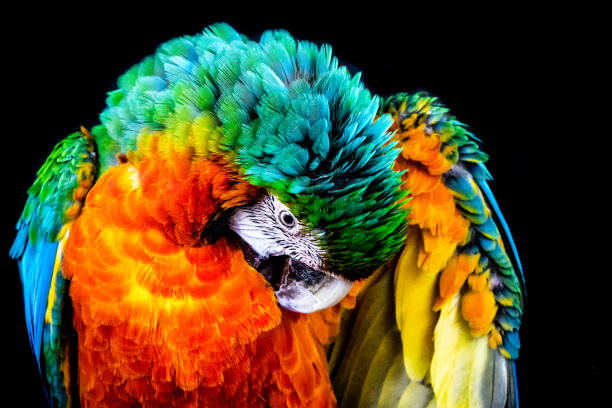
#> input picture color_identification.jpg, 612 x 408 px, found by its file name
$ python Color_Identification.py
#> lines starting #> are read from the running program, lines starting #| are printed output that depends on the picture
#!/usr/bin/env python
# coding: utf-8

# # SHIVAM YADAV
# # THE SPARKS FOUNDATION
# # Computer Vision & Internet of Things
# ## Task 2
# ## Implement an image color detector which identifies all the colors in an image or video.
# ## Dataset: colors.csv

# ### Importing the libraries

# In[2]:


import cv2
import pandas as pd
import numpy as np


# ### Importing the Image and reading it

# In[3]:


img = cv2.imread("C:\\Users\\shiva\\OneDrive\\Desktop\\Sparks Foundation\\Color Identification\color_identification.jpg")
#> img is the input picture: shape (408, 612, 3); mean B, G, R 37.9, 71.1, 81


# ### Specifying the column names for the color CSV file

# In[4]:


col_names=['color', 'color_name', 'hex', 'R', 'G', 'B']


# ### Reading the dataset

# In[5]:


df=pd.read_csv('C:\\Users\\shiva\\OneDrive\\Desktop\\Sparks Foundation\\Color Identification\\colors.csv',header=None,names=col_names)
#> (reads colors.csv from the repository)


# In[6]:


df.head(10)


# In[ ]:


r = g = b = xpos = ypos = 0  # initialization
def getRGBvalue(event, x, y, flags, param):
    global b, g, r, xpos, ypos
    xpos = x
    ypos = y
    b,g,r = img[y,x] # image is read in BGR instead of RGB by default in OpenCV
    b = int(b)  # Converting numpy Int to primitive data type Int
    g = int(g)
    r = int(r)

def colorname(B,G,R):
    leastVal = 10000
    for i in range(len(df)): # finding color with minimum deviation from the values in CSV file
        d = abs(B-int(df.loc[i,"B"])) + abs(G-int(df.loc[i,"G"])) + abs(R-int(df.loc[i,"R"]))
        if (d<=leastVal):
            leastVal = d
            cname = df.loc[i,"color_name"] + "Hex" + df.loc[i, "hex"]
    return cname

cv2.namedWindow("Image") # to denote that there will be callback events
cv2.setMouseCallback("Image",getRGBvalue) # calling the function at callback of mouse movement

while True:
    cv2.imshow("Image", img)
    cv2.rectangle(img, (20,20), (img.shape[1] - 40, 60),color=(b,g,r),thickness= -1) # filled rect
    text = colorname(b,g,r) + '   R=' + str(r) + ' G=' + str(g) + ' B=' + str(b)
    cv2.putText(img,text, (50,50),fontFace=2, fontScale=0.8, color=(255,255,255),thickness=2, lineType=cv2.FONT_HERSHEY_SIMPLEX)
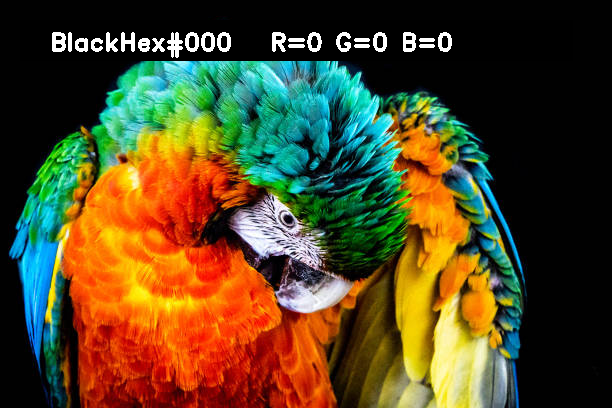
#> img: shape (408, 612, 3); mean B, G, R 37.6, 70.7, 83.5
    if(r+g+b >= 600):
        cv2.putText(img,text,(50,50), 2, 0.8, (0,0,0),2,cv2.FONT_HERSHEY_SIMPLEX)
    key=cv2.waitKey(20)
#> (key Esc is pressed here)
    if key & 0xFF == 27:
        break
    if(key==ord('p')):
        print('rgb = {}'.format(str(r)+','+str(g)+','+str(b)))

cv2.destroyAllWindows()


# # Thank you.
